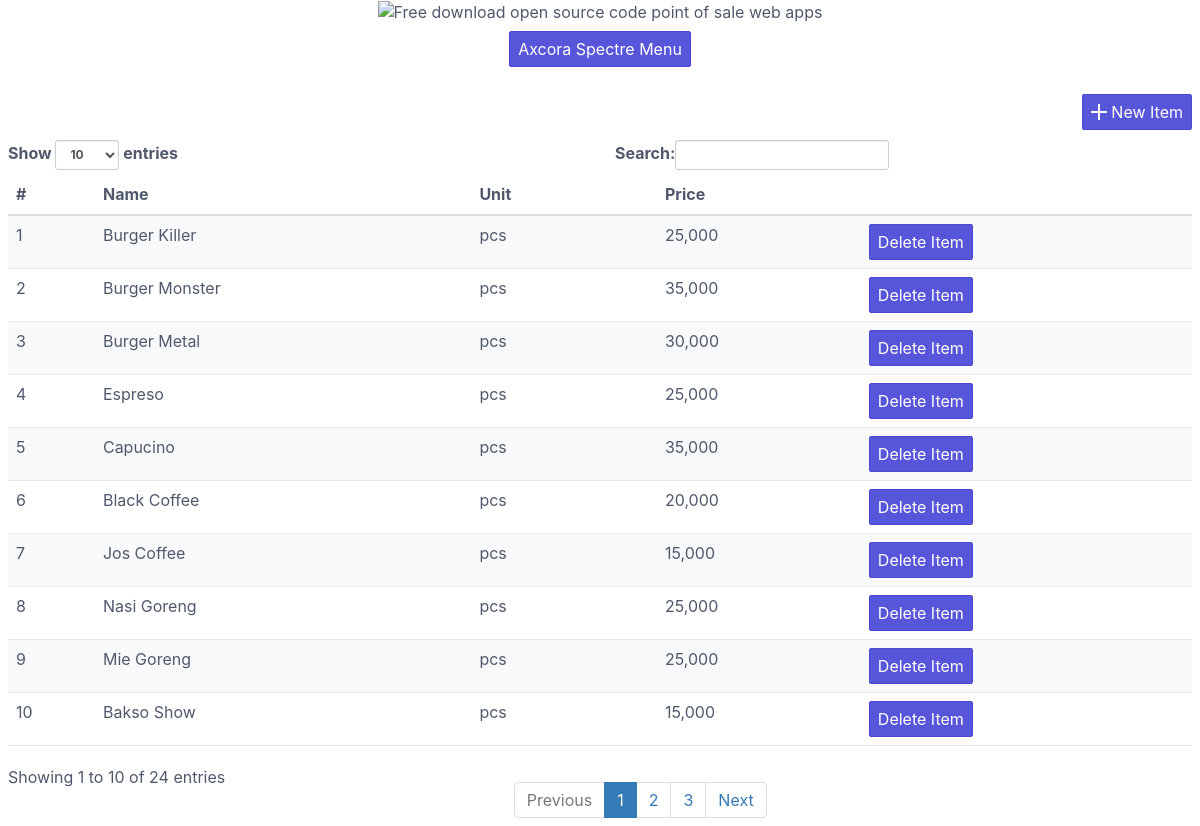
The page /products.php (signed in) on the database its author committed.
### tables this page shows
CREATE TABLE `inventeries` (
  `id` int(11) NOT NULL,
  `catId` int(11) NOT NULL,
  `supplier` varchar(222) NOT NULL,
  `name` text NOT NULL,
  `unit` text NOT NULL,
  `price` text NOT NULL,
  `pic` text NOT NULL,
  `description` text NOT NULL,
  `company` varchar(111) NOT NULL,
  `date` timestamp NOT NULL DEFAULT CURRENT_TIMESTAMP
);

### products.php (the view, shortened to what this page needs)
<?php include 'include/head.php';?>
<?php include 'include/nav.php';?>
<?php
if (isset($_GET['catId']))
{
  $catId = $_GET['catId'];
  $array = $con->query("select * from categories where id='$catId'");
  $catArray =$array->fetch_assoc();
  $catName = $catArray['name'];
  $stockArray = $con->query("select * from inventeries where catId='$catArray[id]'");
}
else
{
  $stockArray = $con->query("select * from inventeries");
}
 ?>
  <div class="content container">
  <a href="addnew.php" class="btn btn-primary float-right"><i class="icon icon-plus"></i> New Item</a>
  <br/><br/>
  <div class="tableBox" >
    <table id="dataTable" class="table table-striped table-hover">
      <thead>
        <th>#</th>
        <th>Name</th>
        <th>Unit</th>
        <th>Price</th>
        <th></th>
      </thead>
     <tbody>
      <?php $i=0;
        while ($row = $stockArray->fetch_assoc())
        {
          $i=$i+1;
        ?>
          <tr>
            <td><?php echo $i; ?></td>
            <td><?php echo $row['name']; ?></td>
            <td><?php echo $row['unit']; ?></td>
            <td> <?php echo number_format ($row['price'],0);?></td>
              <td colspan="center"><a href="delete.php?item=<?php echo $row['id'] ?>&url=<?php echo $_SERVER['QUERY_STRING'] ?>"><button class='btn btn-primary'>Delete Item</button></a></td>
          </tr>
      <?php
        }
       ?>
     </tbody>
    </table>
  </div>
  </div>
  <?php include 'include/footer.php';?>

### rows shown on the page
inventeries: name "Burger Killer", unit "pcs", price "25,000"
inventeries: name "Burger Monster", unit "pcs", price "35,000"
inventeries: name "Burger Metal", unit "pcs", price "30,000"
inventeries: name "Espreso", unit "pcs", price "25,000"
inventeries: name "Capucino", unit "pcs", price "35,000"
inventeries: name "Black Coffee", unit "pcs", price "20,000"
inventeries: name "Jos Coffee", unit "pcs", price "15,000"
inventeries: name "Nasi Goreng", unit "pcs", price "25,000"
inventeries: name "Mie Goreng", unit "pcs", price "25,000"
inventeries: name "Bakso Show", unit "pcs", price "15,000"
